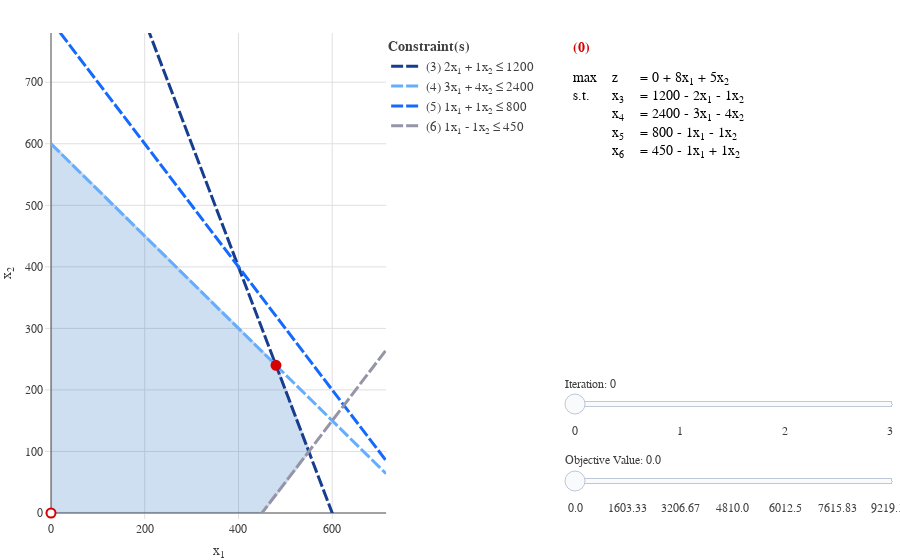

The notebook cell saved with this chart:
### Code cell
# Now visualize
simplex_visual(lp2)

# Constraint 3 (see equations on top right of the graph) is considered redundant because it does not change the feasible reagion (shaded)

### Figure 1 — Plotly figure (JSON) as saved in the notebook; plotly's stock layout.template omitted (floating-point values rounded to 4 significant figures)
{"data": [{"type": "scatter", "visible": false, "x": [715], "y": [780]}, {"fill": "toself", "fillcolor": "#1565c0", "line": {"color": "#003c8f", "width": 3}, "mode": "lines", "opacity": 0.2, "type": "scatter", "x": [0, 450, 550, 480, 0, 0], "y": [0, 0, 100, 240, 600, 0]}, {"hoverinfo": "text", "hoverlabel": {"align": "left", "bgcolor": "#ffffff", "bordercolor": "#404040", "font": {"color": "#404040", "family": "Arial"}}, "marker": {"color": "gray", "opacity": 1e-07, "size": 20}, "text": ["<b>BFS</b>: (0, 0, 1200, 2400, 800, 450)<br><b>B</b>: (3, 4, 5, 6)<br><b>Obj</b>: 0", "<b>BFS</b>: (0, 600, 600, 0, 200, 1050)<br><b>B</b>: (2, 3, 5, 6)<br><b>Obj</b>: 3000", "<b>BFS</b>: (480, 240, 0, 0, 80, 210)<br><b>B</b>: (1, 2, 5, 6)<br><b>Obj</b>: 5040", "<b>BFS</b>: (550, 100, 0, 350, 150, 0)<br><b>B</b>: (1, 2, 4, 5)<br><b>Obj</b>: 4900", "<b>BFS</b>: (450, -0, 300, 1050, 350, 0)<br><b>B</b>: (1, 3, 4, 5)<br><b>Obj</b>: 3600"], "type": "scatter", "x": [0, 0, 480, 550, 450], "y": [0, 600, 240, 100, 0]}, {"line": {"dash": "12,3", "width": 3}, "mode": "lines", "name": "(3) 2x<sub>1</sub> + 1x<sub>2</sub> ≤ 1200", "showlegend": true, "type": "scatter", "x": [0, 715], "y": [1200, -230]}, {"line": {"dash": "12,3", "width": 3}, "mode": "lines", "name": "(4) 3x<sub>1</sub> + 4x<sub>2</sub> ≤ 2400", "showlegend": true, "type": "scatter", "x": [0, 715], "y": [600, 63.75]}, {"line": {"dash": "12,3", "width": 3}, "mode": "lines", "name": "(5) 1x<sub>1</sub> + 1x<sub>2</sub> ≤ 800", "showlegend": true, "type": "scatter", "x": [0, 715], "y": [800, 85]}, {"line": {"dash": "12,3", "width": 3}, "mode": "lines", "name": "(6) 1x<sub>1</sub> - 1x<sub>2</sub> ≤ 450", "showlegend": true, "type": "scatter", "x": [0, 715], "y": [-450, 265]}, {"line": {"color": "#d50000", "width": 4}, "mode": "lines", "type": "scatter", "visible": false, "x": [0, 715], "y": [0, -1144]}, {"line": {"color": "#d50000", "width": 4}, "mode": "lines", "type": "scatter", "visible": false, "x": [0, 715], "y": [80.17, -1064.0]}, {"line": {"color": "#d50000", "width": 4}, "mode": "lines", "type": "scatter", "visible": false, "x": [0, 715], "y": [160.3, -983.7]}, {"line": {"color": "#d50000", "width": 4}, "mode": "lines", "type": "scatter", "visible": false, "x": [0, 715], "y": [240.5, -903.5]}, {"line": {"color": "#d50000", "width": 4}, "mode": "lines", "type": "scatter", "visible": false, "x": [0, 715], "y": [320.7, -823.3]}, {"line": {"color": "#d50000", "width": 4}, "mode": "lines", "type": "scatter", "visible": false, "x": [0, 715], "y": [400.8, -743.2]}, {"line": {"color": "#d50000", "width": 4}, "mode": "lines", "type": "scatter", "visible": false, "x": [0, 715], "y": [481, -663]}, {"line": {"color": "#d50000", "width": 4}, "mode": "lines", "type": "scatter", "visible": false, "x": [0, 715], "y": [561.2, -582.8]}, {"line": {"color": "#d50000", "width": 4}, "mode": "lines", "type": "scatter", "visible": false, "x": [0, 715], "y": [641.3, -502.7]}, {"line": {"color": "#d50000", "width": 4}, "mode": "lines", "type": "scatter", "visible": false, "x": [0, 715], "y": [721.5, -422.5]}, {"line": {"color": "#d50000", "width": 4}, "mode": "lines", "type": "scatter", "visible": false, "x": [0, 715], "y": [801.7, -342.3]}, {"line": {"color": "#d50000", "width": 4}, "mode": "lines", "type": "scatter", "visible": false, "x": [0, 715], "y": [881.8, -262.2]}, {"line": {"color": "#d50000", "width": 4}, "mode": "lines", "type": "scatter", "visible": false, "x": [0, 715], "y": [962, -182]}, {"line": {"color": "#d50000", "width": 4}, "mode": "lines", "type": "scatter", "visible": false, "x": [0, 715], "y": [1008, -136]}, {"line": {"color": "#d50000", "width": 4}, "mode": "lines", "type": "scatter", "visible": false, "x": [0, 715], "y": [1042.0, -101.8]}, {"line": {"color": "#d50000", "width": 4}, "mode": "lines", "type": "scatter", "visible": false, "x": [0, 715], "y": [1122.0, -21.67]}, {"line": {"color": "#d50000", "width": 4}, "mode": "lines", "type": "scatter", "visible": false, "x": [0, 715], "y": [1202.0, 58.5]}, {"line": {"color": "#d50000", "width": 4}, "mode": "lines", "type": "scatter", "visible": false, "x": [0, 715], "y": [1283.0, 138.7]}, {"line": {"color": "#d50000", "width": 4}, "mode": "lines", "type": "scatter", "visible": false, "x": [0, 715], "y": [1363.0, 218.8]}, {"line": {"color": "#d50000", "width": 4}, "mode": "lines", "type": "scatter", "visible": false, "x": [0, 715], "y": [1443, 299]}, {"line": {"color": "#d50000", "width": 4}, "mode": "lines", "type": "scatter", "visible": false, "x": [0, 715], "y": [1523.0, 379.2]}, {"line": {"color": "#d50000", "width": 4}, "mode": "lines", "type": "scatter", "visible": false, "x": [0, 715], "y": [1603.0, 459.3]}, {"line": {"color": "#d50000", "width": 4}, "mode": "lines", "type": "scatter", "visible": false, "x": [0, 715], "y": [1684.0, 539.5]}, {"line": {"color": "#d50000", "width": 4}, "mode": "lines", "type": "scatter", "visible": false, "x": [0, 715], "y": [1764.0, 619.7]}, {"line": {"color": "#d50000", "width": 4}, "mode": "lines", "type": "scatter", "visible": false, "x": [0, 715], "y": [1844.0, 699.8]}, {"line": {"color": "#d50000", "width": 4}, "mode": "lines", "type": "scatter", "visible": false, "x": [0, 715], "y": [1924, 780]}, {"cells": {"align": ["left", "right", "left"], "font": {"size": 14}, "height": 25, "line": {"color": "#ffffff", "width": 1}, "values": [["max<br>s.t.<br> <br> <br> "], ["z<br>x<sub>3</sub><br>x<sub>4</sub><br>x<sub>5</sub><br>x<sub>6</sub>"], ["= 0 + 8x<sub>1</sub> + 5x<sub>2</sub><br>= 1200 - 2x<sub>1</sub> - 1x<sub>2</sub><br>= 2400 - 3x<sub>1</sub> - 4x<sub>2</sub><br>= 800 - 1x<sub>1</sub> - 1x<sub>2</sub><br>= 450 - 1x<sub>1</sub> + 1x<sub>2</sub>"]]}, "columnwidth": [0.1333, 0.06667, 0.8], "domain": {"x": [0.6053, 1], "y": [0, 1]}, "header": {"align": ["left", "right", "left"], "font": {"size": 14}, "height": 25, "line": {"color": "#ffffff", "width": 1}, "values": ["<b>(0)</b>", " ", " "]}, "type": "table", "visible": true}, {"line": {"color": "#d50000", "width": 10}, "mode": "lines", "type": "scatter", "visible": false, "x": [0, 225], "y": [0, 0]}, {"line": {"color": "#d50000", "width": 10}, "mode": "lines", "type": "scatter", "visible": false, "x": [0, 450], "y": [0, 0]}, {"cells": {"align": ["left", "right", "left"], "font": {"size": 14}, "height": 25, "line": {"color": "#ffffff", "width": 1}, "values": [["max<br>s.t.<br> <br> <br> ", "<b>(0)</b>", "max<br>s.t.<br> <br> <br> "], ["z<br>x<sub>1</sub><br>x<sub>3</sub><br>x<sub>4</sub><br>x<sub>5</sub>", " ", "z<br>x<sub>3</sub><br>x<sub>4</sub><br>x<sub>5</sub><br>x<sub>6</sub>"], ["= 3600 + 13x<sub>2</sub> - 8x<sub>6</sub><br>= 450 + 1x<sub>2</sub> - 1x<sub>6</sub><br>= 300 - 3x<sub>2</sub> + 2x<sub>6</sub><br>= 1050 - 7x<sub>2</sub> + 3x<sub>6</sub><br>= 350 - 2x<sub>2</sub> + 1x<sub>6</sub>", " ", "= 0 + 8x<sub>1</sub> + 5x<sub>2</sub><br>= 1200 - 2x<sub>1</sub> - 1x<sub>2</sub><br>= 2400 - 3x<sub>1</sub> - 4x<sub>2</sub><br>= 800 - 1x<sub>1</sub> - 1x<sub>2</sub><br>= 450 - 1x<sub>1</sub> + 1x<sub>2</sub>"]]}, "columnwidth": [0.1333, 0.06667, 0.8], "domain": {"x": [0.6053, 1], "y": [0, 1]}, "header": {"align": ["left", "right", "left"], "font": {"size": 14}, "height": 25, "line": {"color": "#ffffff", "width": 1}, "values": ["<b>(1)</b>", " ", " "]}, "type": "table"}, {"cells": {"align": ["left", "right", "left"], "font": {"size": 14}, "height": 25, "line": {"color": "#ffffff", "width": 1}, "values": [["max<br>s.t.<br> <br> <br> "], ["z<br>x<sub>1</sub><br>x<sub>3</sub><br>x<sub>4</sub><br>x<sub>5</sub>"], ["= 3600 + 13x<sub>2</sub> - 8x<sub>6</sub><br>= 450 + 1x<sub>2</sub> - 1x<sub>6</sub><br>= 300 - 3x<sub>2</sub> + 2x<sub>6</sub><br>= 1050 - 7x<sub>2</sub> + 3x<sub>6</sub><br>= 350 - 2x<sub>2</sub> + 1x<sub>6</sub>"]]}, "columnwidth": [0.1333, 0.06667, 0.8], "domain": {"x": [0.6053, 1], "y": [0, 1]}, "header": {"align": ["left", "right", "left"], "font": {"size": 14}, "height": 25, "line": {"color": "#ffffff", "width": 1}, "values": ["<b>(1)</b>", " ", " "]}, "type": "table"}, {"line": {"color": "#d50000", "width": 5}, "mode": "lines", "type": "scatter", "visible": false, "x": [450, 500], "y": [0, 50]}, {"line": {"color": "#d50000", "width": 5}, "mode": "lines", "type": "scatter", "visible": false, "x": [450, 550], "y": [0, 100]}, {"cells": {"align": ["left", "right", "left"], "font": {"size": 14}, "height": 25, "line": {"color": "#ffffff", "width": 1}, "values": [["max<br>s.t.<br> <br> <br> ", "<b>(1)</b>", "max<br>s.t.<br> <br> <br> "], ["z<br>x<sub>1</sub><br>x<sub>2</sub><br>x<sub>4</sub><br>x<sub>5</sub>", " ", "z<br>x<sub>1</sub><br>x<sub>3</sub><br>x<sub>4</sub><br>x<sub>5</sub>"], ["= 4900 - 4.333x<sub>3</sub> + 0.667x<sub>6</sub><br>= 550 - 0.333x<sub>3</sub> - 0.333x<sub>6</sub><br>= 100 - 0.333x<sub>3</sub> + 0.667x<sub>6</sub><br>= 350 + 2.333x<sub>3</sub> - 1.667x<sub>6</sub><br>= 150 + 0.667x<sub>3</sub> - 0.333x<sub>6</sub>", " ", "= 3600 + 13x<sub>2</sub> - 8x<sub>6</sub><br>= 450 + 1x<sub>2</sub> - 1x<sub>6</sub><br>= 300 - 3x<sub>2</sub> + 2x<sub>6</sub><br>= 1050 - 7x<sub>2</sub> + 3x<sub>6</sub><br>= 350 - 2x<sub>2</sub> + 1x<sub>6</sub>"]]}, "columnwidth": [0.1333, 0.06667, 0.8], "domain": {"x": [0.6053, 1], "y": [0, 1]}, "header": {"align": ["left", "right", "left"], "font": {"size": 14}, "height": 25, "line": {"color": "#ffffff", "width": 1}, "values": ["<b>(2)</b>", " ", " "]}, "type": "table"}, {"cells": {"align": ["left", "right", "left"], "font": {"size": 14}, "height": 25, "line": {"color": "#ffffff", "width": 1}, "values": [["max<br>s.t.<br> <br> <br> "], ["z<br>x<sub>1</sub><br>x<sub>2</sub><br>x<sub>4</sub><br>x<sub>5</sub>"], ["= 4900 - 4.333x<sub>3</sub> + 0.667x<sub>6</sub><br>= 550 - 0.333x<sub>3</sub> - 0.333x<sub>6</sub><br>= 100 - 0.333x<sub>3</sub> + 0.667x<sub>6</sub><br>= 350 + 2.333x<sub>3</sub> - 1.667x<sub>6</sub><br>= 150 + 0.667x<sub>3</sub> - 0.333x<sub>6</sub>"]]}, "columnwidth": [0.1333, 0.06667, 0.8], "domain": {"x": [0.6053, 1], "y": [0, 1]}, "header": {"align": ["left", "right", "left"], "font": {"size": 14}, "height": 25, "line": {"color": "#ffffff", "width": 1}, "values": ["<b>(2)</b>", " ", " "]}, "type": "table"}, {"line": {"color": "#d50000", "width": 5}, "mode": "lines", "type": "scatter", "visible": false, "x": [550, 515], "y": [100, 170]}, {"line": {"color": "#d50000", "width": 5}, "mode": "lines", "type": "scatter", "visible": false, "x": [550, 480], "y": [100, 240]}, {"cells": {"align": ["left", "right", "left"], "font": {"size": 14}, "height": 25, "line": {"color": "#ffffff", "width": 1}, "values": [["max<br>s.t.<br> <br> <br> ", "<b>(2)</b>", "max<br>s.t.<br> <br> <br> "], ["z<br>x<sub>1</sub><br>x<sub>2</sub><br>x<sub>5</sub><br>x<sub>6</sub>", " ", "z<br>x<sub>1</sub><br>x<sub>2</sub><br>x<sub>4</sub><br>x<sub>5</sub>"], ["= 5040 - 3.4x<sub>3</sub> - 0.4x<sub>4</sub><br>= 480 - 0.8x<sub>3</sub> + 0.2x<sub>4</sub><br>= 240 + 0.6x<sub>3</sub> - 0.4x<sub>4</sub><br>= 80 + 0.2x<sub>3</sub> + 0.2x<sub>4</sub><br>= 210 + 1.4x<sub>3</sub> - 0.6x<sub>4</sub>", " ", "= 4900 - 4.333x<sub>3</sub> + 0.667x<sub>6</sub><br>= 550 - 0.333x<sub>3</sub> - 0.333x<sub>6</sub><br>= 100 - 0.333x<sub>3</sub> + 0.667x<sub>6</sub><br>= 350 + 2.333x<sub>3</sub> - 1.667x<sub>6</sub><br>= 150 + 0.667x<sub>3</sub> - 0.333x<sub>6</sub>"]]}, "columnwidth": [0.1333, 0.06667, 0.8], "domain": {"x": [0.6053, 1], "y": [0, 1]}, "header": {"align": ["left", "right", "left"], "font": {"size": 14}, "height": 25, "line": {"color": "#ffffff", "width": 1}, "values": ["<b>(3)</b>", " ", " "]}, "type": "table"}, {"cells": {"align": ["left", "right", "left"], "font": {"size": 14}, "height": 25, "line": {"color": "#ffffff", "width": 1}, "values": [["max<br>s.t.<br> <br> <br> "], ["z<br>x<sub>1</sub><br>x<sub>2</sub><br>x<sub>5</sub><br>x<sub>6</sub>"], ["= 5040 - 3.4x<sub>3</sub> - 0.4x<sub>4</sub><br>= 480 - 0.8x<sub>3</sub> + 0.2x<sub>4</sub><br>= 240 + 0.6x<sub>3</sub> - 0.4x<sub>4</sub><br>= 80 + 0.2x<sub>3</sub> + 0.2x<sub>4</sub><br>= 210 + 1.4x<sub>3</sub> - 0.6x<sub>4</sub>"]]}, "columnwidth": [0.1333, 0.06667, 0.8], "domain": {"x": [0.6053, 1], "y": [0, 1]}, "header": {"align": ["left", "right", "left"], "font": {"size": 14}, "height": 25, "line": {"color": "#ffffff", "width": 1}, "values": ["<b>(3)</b>", " ", " "]}, "type": "table"}, {"type": "scatter", "x": [0], "y": [0]}, {"marker": {"color": "#d50000", "symbol": "circle"}, "type": "scatter", "x": [480], "y": [240.0]}], "layout": {"sliders": [{"active": 0, "currentvalue": {"prefix": "Objective Value: "}, "len": 0.3947, "lenmode": "fraction", "steps": [{"args": [{"visible": [false, null, null, null, null, null, null, true, false, false, false, false, false, false, false, false, false, false, false, false, false, false, false, false, false, false, false, false, false, false, false, false, false, false, false, false, false, false, false, false, false, false, false, false, false, false, false, false]}], "label": "0.0", "method": "update"}, {"args": [{"visible": [false, null, null, null, null, null, null, false, true, false, false, false, false, false, false, false, false, false, false, false, false, false, false, false, false, false, false, false, false, false, false, false, false, false, false, false, false, false, false, false, false, false, false, false, false, false, false, false]}], "label": "400.83", "method": "update"}, {"args": [{"visible": [false, null, null, null, null, null, null, false, false, true, false, false, false, false, false, false, false, false, false, false, false, false, false, false, false, false, false, false, false, false, false, false, false, false, false, false, false, false, false, false, false, false, false, false, false, false, false, false]}], "label": "801.67", "method": "update"}, {"args": [{"visible": [false, null, null, null, null, null, null, false, false, false, true, false, false, false, false, false, false, false, false, false, false, false, false, false, false, false, false, false, false, false, false, false, false, false, false, false, false, false, false, false, false, false, false, false, false, false, false, false]}], "label": "1202.5", "method": "update"}, {"args": [{"visible": [false, null, null, null, null, null, null, false, false, false, false, true, false, false, false, false, false, false, false, false, false, false, false, false, false, false, false, false, false, false, false, false, false, false, false, false, false, false, false, false, false, false, false, false, false, false, false, false]}], "label": "1603.33", "method": "update"}, {"args": [{"visible": [false, null, null, null, null, null, null, false, false, false, false, false, true, false, false, false, false, false, false, false, false, false, false, false, false, false, false, false, false, false, false, false, false, false, false, false, false, false, false, false, false, false, false, false, false, false, false, false]}], "label": "2004.17", "method": "update"}, {"args": [{"visible": [false, null, null, null, null, null, null, false, false, false, false, false, false, true, false, false, false, false, false, false, false, false, false, false, false, false, false, false, false, false, false, false, false, false, false, false, false, false, false, false, false, false, false, false, false, false, false, false]}], "label": "2405.0", "method": "update"}, {"args": [{"visible": [false, null, null, null, null, null, null, false, false, false, false, false, false, false, true, false, false, false, false, false, false, false, false, false, false, false, false, false, false, false, false, false, false, false, false, false, false, false, false, false, false, false, false, false, false, false, false, false]}], "label": "2805.83", "method": "update"}, {"args": [{"visible": [false, null, null, null, null, null, null, false, false, false, false, false, false, false, false, true, false, false, false, false, false, false, false, false, false, false, false, false, false, false, false, false, false, false, false, false, false, false, false, false, false, false, false, false, false, false, false, false]}], "label": "3206.67", "method": "update"}, {"args": [{"visible": [false, null, null, null, null, null, null, false, false, false, false, false, false, false, false, false, true, false, false, false, false, false, false, false, false, false, false, false, false, false, false, false, false, false, false, false, false, false, false, false, false, false, false, false, false, false, false, false]}], "label": "3607.5", "method": "update"}, {"args": [{"visible": [false, null, null, null, null, null, null, false, false, false, false, false, false, false, false, false, false, true, false, false, false, false, false, false, false, false, false, false, false, false, false, false, false, false, false, false, false, false, false, false, false, false, false, false, false, false, false, false]}], "label": "4008.33", "method": "update"}, {"args": [{"visible": [false, null, null, null, null, null, null, false, false, false, false, false, false, false, false, false, false, false, true, false, false, false, false, false, false, false, false, false, false, false, false, false, false, false, false, false, false, false, false, false, false, false, false, false, false, false, false, false]}], "label": "4409.17", "method": "update"}, {"args": [{"visible": [false, null, null, null, null, null, null, false, false, false, false, false, false, false, false, false, false, false, false, true, false, false, false, false, false, false, false, false, false, false, false, false, false, false, false, false, false, false, false, false, false, false, false, false, false, false, false, false]}], "label": "4810.0", "method": "update"}, {"args": [{"visible": [false, null, null, null, null, null, null, false, false, false, false, false, false, false, false, false, false, false, false, false, true, false, false, false, false, false, false, false, false, false, false, false, false, false, false, false, false, false, false, false, false, false, false, false, false, false, false, false]}], "label": "5040.0", "method": "update"}, {"args": [{"visible": [false, null, null, null, null, null, null, false, false, false, false, false, false, false, false, false, false, false, false, false, false, true, false, false, false, false, false, false, false, false, false, false, false, false, false, false, false, false, false, false, false, false, false, false, false, false, false, false]}], "label": "5210.83", "method": "update"}, {"args": [{"visible": [false, null, null, null, null, null, null, false, false, false, false, false, false, false, false, false, false, false, false, false, false, false, true, false, false, false, false, false, false, false, false, false, false, false, false, false, false, false, false, false, false, false, false, false, false, false, false, false]}], "label": "5611.67", "method": "update"}, {"args": [{"visible": [false, null, null, null, null, null, null, false, false, false, false, false, false, false, false, false, false, false, false, false, false, false, false, true, false, false, false, false, false, false, false, false, false, false, false, false, false, false, false, false, false, false, false, false, false, false, false, false]}], "label": "6012.5", "method": "update"}, {"args": [{"visible": [false, null, null, null, null, null, null, false, false, false, false, false, false, false, false, false, false, false, false, false, false, false, false, false, true, false, false, false, false, false, false, false, false, false, false, false, false, false, false, false, false, false, false, false, false, false, false, false]}], "label": "6413.33", "method": "update"}, {"args": [{"visible": [false, null, null, null, null, null, null, false, false, false, false, false, false, false, false, false, false, false, false, false, false, false, false, false, false, true, false, false, false, false, false, false, false, false, false, false, false, false, false, false, false, false, false, false, false, false, false, false]}], "label": "6814.17", "method": "update"}, {"args": [{"visible": [false, null, null, null, null, null, null, false, false, false, false, false, false, false, false, false, false, false, false, false, false, false, false, false, false, false, true, false, false, false, false, false, false, false, false, false, false, false, false, false, false, false, false, false, false, false, false, false]}], "label": "7215.0", "method": "update"}, {"args": [{"visible": [false, null, null, null, null, null, null, false, false, false, false, false, false, false, false, false, false, false, false, false, false, false, false, false, false, false, false, true, false, false, false, false, false, false, false, false, false, false, false, false, false, false, false, false, false, false, false, false]}], "label": "7615.83", "method": "update"}, {"args": [{"visible": [false, null, null, null, null, null, null, false, false, false, false, false, false, false, false, false, false, false, false, false, false, false, false, false, false, false, false, false, true, false, false, false, false, false, false, false, false, false, false, false, false, false, false, false, false, false, false, false]}], "label": "8016.67", "method": "update"}, {"args": [{"visible": [false, null, null, null, null, null, null, false, false, false, false, false, false, false, false, false, false, false, false, false, false, false, false, false, false, false, false, false, false, true, false, false, false, false, false, false, false, false, false, false, false, false, false, false, false, false, false, false]}], "label": "8417.5", "method": "update"}, {"args": [{"visible": [false, null, null, null, null, null, null, false, false, false, false, false, false, false, false, false, false, false, false, false, false, false, false, false, false, false, false, false, false, false, true, false, false, false, false, false, false, false, false, false, false, false, false, false, false, false, false, false]}], "label": "8818.33", "method": "update"}, {"args": [{"visible": [false, null, null, null, null, null, null, false, false, false, false, false, false, false, false, false, false, false, false, false, false, false, false, false, false, false, false, false, false, false, false, true, false, false, false, false, false, false, false, false, false, false, false, false, false, false, false, false]}], "label": "9219.17", "method": "update"}], "tickcolor": "white", "ticklen": 0, "x": 0.6053, "xanchor": "left", "y": 0.01, "yanchor": "bottom"}, {"active": 0, "currentvalue": {"prefix": "Iteration: "}, "len": 0.3947, "lenmode": "fraction", "steps": [{"args": [{"visible": [false, null, null, null, null, null, null, false, false, false, false, false, false, false, false, false, false, false, false, false, false, false, false, false, false, false, false, false, false, false, false, false, false, true, false, false, false, false, false, false, false, false, false, false, false, false, true, true]}], "label": "0", "method": "update"}, {"args": [{"visible": [false, null, null, null, null, null, null, false, false, false, false, false, false, false, false, false, false, false, false, false, false, false, false, false, false, false, false, false, false, false, false, false, false, false, true, false, true, false, false, false, false, false, false, false, false, false, true, true]}], "label": "", "method": "update"}, {"args": [{"visible": [false, null, null, null, null, null, null, false, false, false, false, false, false, false, false, false, false, false, false, false, false, false, false, false, false, false, false, false, false, false, false, false, false, false, true, true, false, true, false, false, false, false, false, false, false, false, true, true]}], "label": "1", "method": "update"}, {"args": [{"visible": [false, null, null, null, null, null, null, false, false, false, false, false, false, false, false, false, false, false, false, false, false, false, false, false, false, false, false, false, false, false, false, false, false, false, true, true, false, false, true, false, true, false, false, false, false, false, true, true]}], "label": "", "method": "update"}, {"args": [{"visible": [false, null, null, null, null, null, null, false, false, false, false, false, false, false, false, false, false, false, false, false, false, false, false, false, false, false, false, false, false, false, false, false, false, false, true, true, false, false, true, true, false, true, false, false, false, false, true, true]}], "label": "2", "method": "update"}, {"args": [{"visible": [false, null, null, null, null, null, null, false, false, false, false, false, false, false, false, false, false, false, false, false, false, false, false, false, false, false, false, false, false, false, false, false, false, false, true, true, false, false, true, true, false, false, true, false, true, false, true, true]}], "label": "", "method": "update"}, {"args": [{"visible": [false, null, null, null, null, null, null, false, false, false, false, false, false, false, false, false, false, false, false, false, false, false, false, false, false, false, false, false, false, false, false, false, false, false, true, true, false, false, true, true, false, false, true, true, false, true, true, true]}], "label": "3", "method": "update"}], "tickcolor": "white", "ticklen": 0, "x": 0.6053, "xanchor": "left", "y": 0.17, "yanchor": "bottom"}], "xaxis": {"anchor": "y", "domain": [0, 0.3947], "range": [0, 715]}, "xaxis2": {"domain": [0.5, 1], "range": [0, 1], "visible": false}, "yaxis": {"anchor": "x", "domain": [0, 1], "range": [0, 780]}, "yaxis2": {"domain": [0.15, 1], "range": [0, 1], "visible": false}}}
